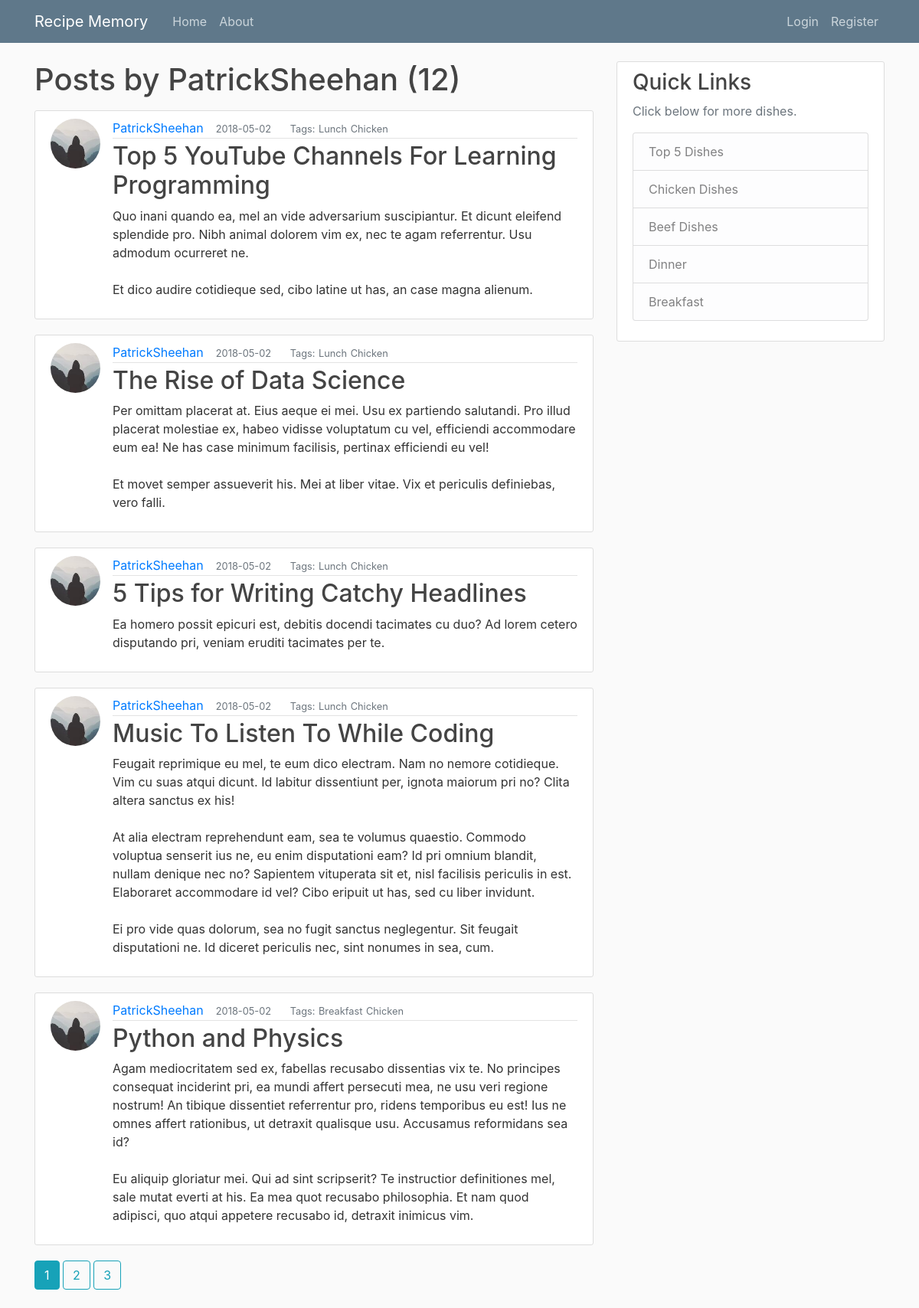
Page /user/PatrickSheehan on the earlier database version.
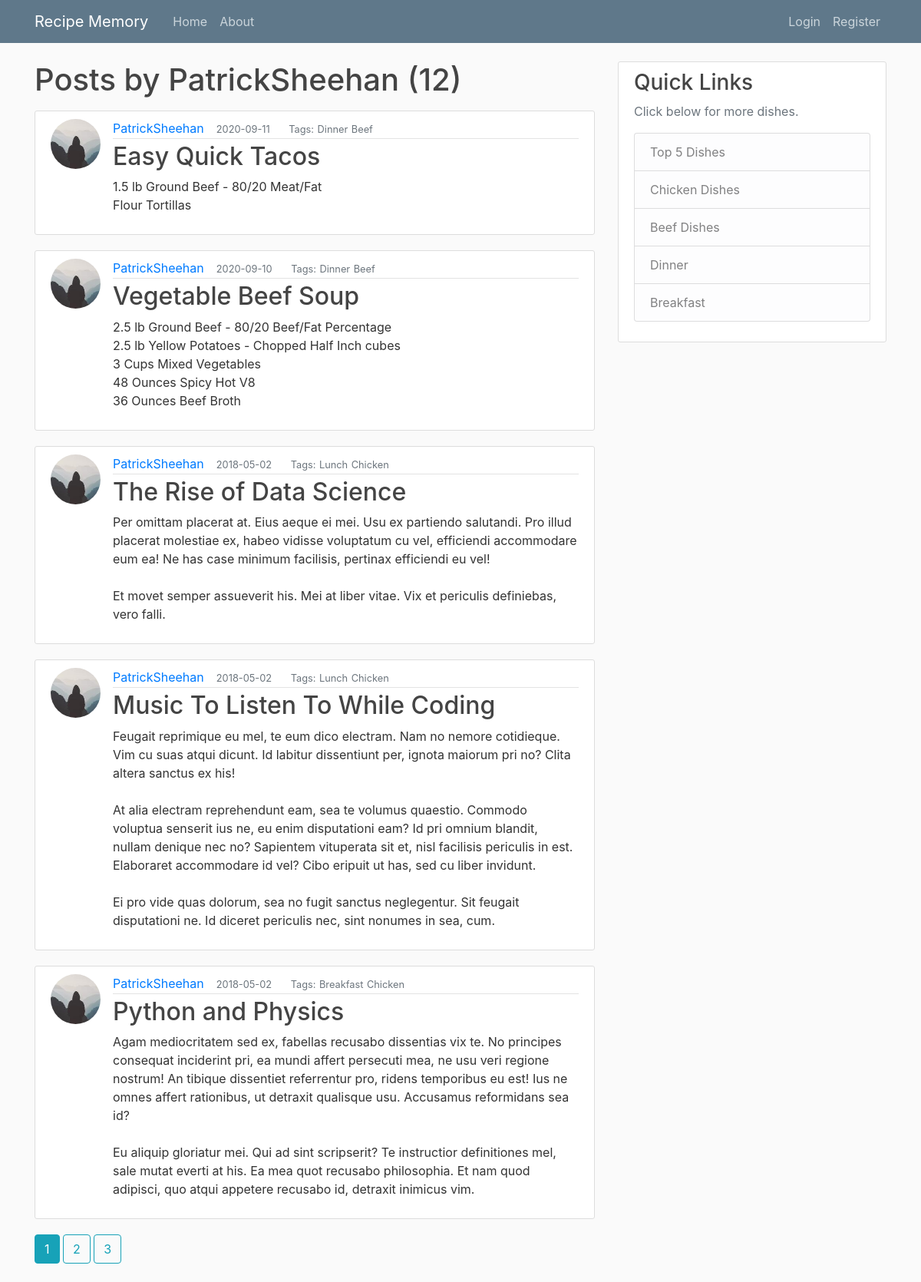
Same page on the later database version.
### flaskblog/models.py (models this page shows, shortened)
class User(db.Model, UserMixin):
    id = db.Column(db.Integer, primary_key=True)
    username = db.Column(db.String(20), unique=True, nullable=False)
    email = db.Column(db.String(120), unique=True, nullable=False)
    image_file = db.Column(db.String(20), nullable=False, default='default.jpg')
    password = db.Column(db.String(60), nullable=False)
    posts = db.relationship('Post', backref='author', lazy=True)

class Post(db.Model):
    id = db.Column(db.Integer, primary_key=True)
    title = db.Column(db.String(120), nullable=False)
    date_posted = db.Column(db.DateTime, nullable=False, default=datetime.utcnow)
    mealType = db.Column(db.String(20), default="Dinner", nullable=True)
    mainIngredient = db.Column(db.String(35), default="Chicken", nullable=True)
    content = db.Column(db.Text, nullable=False)
    user_id = db.Column(db.Integer, db.ForeignKey('user.id'), nullable=False)

### flaskblog/users/routes.py (the view)
@users.route("/user/<string:username>")
def user_posts(username):
    page = request.args.get('page', 1, type=int)
    user = User.query.filter_by(username=username).first_or_404()
    posts = Post.query.filter_by(author=user)\
        .order_by(Post.date_posted.desc())\
        .paginate(page=page, per_page=5)
    return render_template('user_posts.html', posts=posts, user=user)

### flaskblog/templates/user_posts.html
{% extends "layouts.html" %}
{% block content %}
  <h1 class="mb-3">Posts by {{ user.username}} ({{ posts.total }})</h1>
  {% for post in posts.items %}
      <article class="media content-section">
        <img class="rounded-circle article-img" src="{{ url_for('static', filename='profile_pics/' + post.author.image_file) }}">
      <div class="media-body">
        <div class="article-metadata">
          <a class="mr-2" href="{{ url_for('users.user_posts', username=post.author.username) }}">{{ post.author.username }}</a>
          <small class="text-muted"> &nbsp;{{ post.date_posted.strftime('%Y-%m-%d') }}</small>
          <small class="text-muted"> &emsp;&nbsp; Tags:</small>
          <b><small class="text-muted">{{ post.mealType }}</small></b>
          <b><small class="text-muted">{{ post.mainIngredient }}</small></b>
        </div>
        <h2><a class="article-title" href="{{ url_for('posts.post', post_id=post.id) }}">{{ post.title }}</a></h2>
        <p class="article-content">{{ post.content }}</p>
      </div>
      </article>
  {% endfor %}
  {% for page_num in posts.iter_pages(left_edge=2, right_edge=2, left_current=2, right_current=3) %}
    {% if page_num %}
      {% if posts.page == page_num %}
        <a class="btn btn-info mb-4" href="{{ url_for('users.user_posts', username=user.username, page=page_num) }}">{{ page_num }}</a>
      {% else %}
        <a class="btn btn-outline-info mb-4" href="{{ url_for('users.user_posts', username=user.username, page=page_num) }}">{{ page_num }}</a>
      {% endif %}
    {% else %}
      ...
    {% endif %}
  {% endfor %}
{% endblock content %}

### flaskblog/templates/layouts.html (shortened to what this page needs)
<!DOCTYPE html>
<html lang="en" dir="ltr">
  <head>
    <link rel="stylesheet" href="https://stackpath.bootstrapcdn.com/bootstrap/4.3.1/css/bootstrap.min.css">
    <link rel="stylesheet" type="text/css" href="{{ url_for('static', filename='main.css')}}">
  </head>
  <body>
    <header class="site-header">
      <nav class="navbar navbar-expand-md navbar-dark bg-steel fixed-top">
        <div class="container">
          <a class="navbar-brand mr-4" href="/">Recipe Memory</a>
          <div class="collapse navbar-collapse" id="navbarToggle">
            <div class="navbar-nav mr-auto">
              <a class="nav-item nav-link" href="{{ url_for('main.home') }}">Home</a>
              <a class="nav-item nav-link" href="{{ url_for('main.about') }}">About</a>
            </div>
            <div class="navbar-nav">
              {% if current_user.is_authenticated %}
                <a class="nav-item nav-link" href="{{ url_for('posts.new_post') }}">New Post</a>
                <a class="nav-item nav-link" href="{{ url_for('users.account') }}">Account</a>
                <a class="nav-item nav-link" href="{{ url_for('users.logout') }}">Logout</a>
              {% else %}
                <a class="nav-item nav-link" href="{{ url_for('users.login') }}">Login</a>
                <a class="nav-item nav-link" href="{{ url_for('users.register') }}">Register</a>
              {% endif %}
            </div>
          </div>
        </div>
      </nav>
    </header>
    <main role="main" class="container">
      <div class="row">
        <div class="col-md-8">
          {% block content %}{% endblock %}
        </div>
        <div class="col-md-4">
          <div class="content-section">
            <h3>Quick Links</h3>
            <p class='text-muted'>Click below for more dishes.
              <ul class="list-group">
                <a class="list-group-item list-group-item-light" href="{{ url_for('dishes.top5') }}">Top 5 Dishes</a>
                <a class="list-group-item list-group-item-light" href="{{ url_for('dishes.chicken') }}">Chicken Dishes</a>
                <a class="list-group-item list-group-item-light" href="{{ url_for('dishes.beef') }}">Beef Dishes</a>
                <a class="list-group-item list-group-item-light" href="{{ url_for('dishes.dinner') }}">Dinner</a>
                <a class="list-group-item list-group-item-light" href="{{ url_for('dishes.breakfast') }}">Breakfast</a>
              </ul>
            </p>
          </div>
        </div>
      </div>
    </main>
  </body>
</html>

### flaskblog/static/main.css (style rules this page uses)
body { background: #fafafa; color: #333333; margin-top: 5rem; }
h1, h2, h3, h4, h5, h6 { color: #444444; }
.bg-steel { background-color: #5f788a; }
.site-header .navbar-nav .nav-link { color: #cbd5db; }
.content-section { background: #ffffff; padding: 10px 20px; border: 1px solid #dddddd; border-radius: 3px; margin-bottom: 20px; }
.article-title { color: #444444; }
.article-content { white-space: pre-line; }
.article-img { height: 65px; width: 65px; margin-right: 16px; }
.article-metadata { padding-bottom: 1px; margin-bottom: 4px; border-bottom: 1px solid #e3e3e3 }

Differences in the rows shown:
removed Post: image_file (picture), author.username "PatrickSheehan", date_posted "2018-05-02", mealType "Lunch", mainIngredient "Chicken", title "Top 5 YouTube Channels For Learning Programming", content "Quo inani quando ea, mel an vide adversarium suscipiantur. Et dicunt eleifend splendide pro. Nibh animal dolorem vim ex, nec te agam referrentur. Usu admodum ocurreret ne. Et dico audire cotidieque sed, cibo latine ut has, an case magna alienum."
removed Post: image_file (picture), author.username "PatrickSheehan", date_posted "2018-05-02", mealType "Lunch", mainIngredient "Chicken", title "5 Tips for Writing Catchy Headlines", content "Ea homero possit epicuri est, debitis docendi tacimates cu duo? Ad lorem cetero disputando pri, veniam eruditi tacimates per te."
added Post: image_file (picture), author.username "PatrickSheehan", date_posted "2020-09-11", mealType "Dinner", mainIngredient "Beef", title "Easy Quick Tacos", content "1.5 lb Ground Beef - 80/20 Meat/Fat Flour Tortillas"
added Post: image_file (picture), author.username "PatrickSheehan", date_posted "2020-09-10", mealType "Dinner", mainIngredient "Beef", title "Vegetable Beef Soup", content "2.5 lb Ground Beef - 80/20 Beef/Fat Percentage 2.5 lb Yellow Potatoes - Chopped Half Inch cubes 3 Cups Mixed Vegetables 48 Ounces Spicy Hot V8 36 Ounces Beef Broth"
